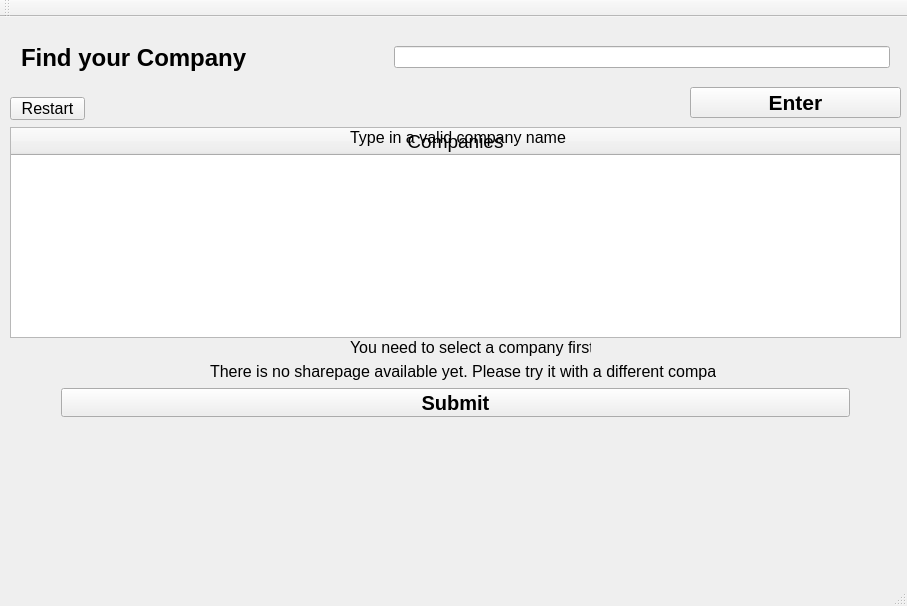
<?xml version="1.0" encoding="UTF-8"?>
<ui version="4.0">
 <class>MainWindow</class>
 <widget class="QMainWindow" name="MainWindow">
  <property name="geometry">
   <rect>
    <x>0</x>
    <y>0</y>
    <width>907</width>
    <height>606</height>
   </rect>
  </property>
  <property name="windowTitle">
   <string>MainWindow</string>
  </property>
  <widget class="QWidget" name="centralWidget">
   <widget class="QWidget" name="horizontalLayoutWidget">
    <property name="geometry">
     <rect>
      <x>10</x>
      <y>10</y>
      <width>891</width>
      <height>61</height>
     </rect>
    </property>
    <layout class="QHBoxLayout" name="horizontalLayout">
     <item>
      <widget class="QLabel" name="label">
       <property name="font">
        <font>
         <family>Arial</family>
         <pointsize>18</pointsize>
         <weight>75</weight>
         <bold>true</bold>
        </font>
       </property>
       <property name="text">
        <string>Find your Company</string>
       </property>
      </widget>
     </item>
     <item>
      <spacer name="horizontalSpacer">
       <property name="orientation">
        <enum>Qt::Horizontal</enum>
       </property>
       <property name="sizeType">
        <enum>QSizePolicy::Fixed</enum>
       </property>
       <property name="sizeHint" stdset="0">
        <size>
         <width>140</width>
         <height>20</height>
        </size>
       </property>
      </spacer>
     </item>
     <item>
      <widget class="QLineEdit" name="lineEdit"/>
     </item>
    </layout>
   </widget>
   <widget class="QPushButton" name="pushButton">
    <property name="geometry">
     <rect>
      <x>690</x>
      <y>70</y>
      <width>211</width>
      <height>31</height>
     </rect>
    </property>
    <property name="font">
     <font>
      <family>Arial</family>
      <pointsize>16</pointsize>
      <weight>75</weight>
      <bold>true</bold>
      <kerning>true</kerning>
     </font>
    </property>
    <property name="text">
     <string>Enter</string>
    </property>
   </widget>
   <widget class="QTableWidget" name="tableWidget">
    <property name="geometry">
     <rect>
      <x>10</x>
      <y>110</y>
      <width>891</width>
      <height>211</height>
     </rect>
    </property>
    <property name="font">
     <font>
      <family>Arial</family>
      <pointsize>14</pointsize>
     </font>
    </property>
    <property name="editTriggers">
     <set>QAbstractItemView::AllEditTriggers</set>
    </property>
    <attribute name="horizontalHeaderStretchLastSection">
     <bool>true</bool>
    </attribute>
    <column>
     <property name="text">
      <string>Companies</string>
     </property>
    </column>
   </widget>
   <widget class="QWidget" name="horizontalLayoutWidget_2">
    <property name="geometry">
     <rect>
      <x>10</x>
      <y>360</y>
      <width>891</width>
      <height>51</height>
     </rect>
    </property>
    <layout class="QHBoxLayout" name="horizontalLayout_2">
     <item>
      <spacer name="horizontalSpacer_2">
       <property name="orientation">
        <enum>Qt::Horizontal</enum>
       </property>
       <property name="sizeType">
        <enum>QSizePolicy::Preferred</enum>
       </property>
       <property name="sizeHint" stdset="0">
        <size>
         <width>40</width>
         <height>20</height>
        </size>
       </property>
      </spacer>
     </item>
     <item>
      <widget class="QPushButton" name="pushButton2">
       <property name="font">
        <font>
         <family>Arial</family>
         <pointsize>15</pointsize>
         <weight>75</weight>
         <bold>true</bold>
        </font>
       </property>
       <property name="focusPolicy">
        <enum>Qt::StrongFocus</enum>
       </property>
       <property name="text">
        <string>Submit</string>
       </property>
       <property name="iconSize">
        <size>
         <width>16</width>
         <height>16</height>
        </size>
       </property>
       <property name="autoDefault">
        <bool>false</bool>
       </property>
       <property name="flat">
        <bool>false</bool>
       </property>
      </widget>
     </item>
     <item>
      <spacer name="horizontalSpacer_3">
       <property name="orientation">
        <enum>Qt::Horizontal</enum>
       </property>
       <property name="sizeType">
        <enum>QSizePolicy::Preferred</enum>
       </property>
       <property name="sizeHint" stdset="0">
        <size>
         <width>40</width>
         <height>20</height>
        </size>
       </property>
      </spacer>
     </item>
    </layout>
   </widget>
   <widget class="QLabel" name="error_info">
    <property name="geometry">
     <rect>
      <x>350</x>
      <y>110</y>
      <width>231</width>
      <height>20</height>
     </rect>
    </property>
    <property name="font">
     <font>
      <family>Arial</family>
      <pointsize>12</pointsize>
     </font>
    </property>
    <property name="text">
     <string>Type in a valid company name</string>
    </property>
   </widget>
   <widget class="QLabel" name="error_info_2">
    <property name="geometry">
     <rect>
      <x>350</x>
      <y>320</y>
      <width>241</width>
      <height>20</height>
     </rect>
    </property>
    <property name="font">
     <font>
      <family>Arial</family>
      <pointsize>12</pointsize>
     </font>
    </property>
    <property name="text">
     <string>You need to select a company first</string>
    </property>
   </widget>
   <widget class="QLabel" name="error_info_3">
    <property name="geometry">
     <rect>
      <x>210</x>
      <y>330</y>
      <width>506</width>
      <height>49</height>
     </rect>
    </property>
    <property name="font">
     <font>
      <family>Arial</family>
      <pointsize>12</pointsize>
     </font>
    </property>
    <property name="text">
     <string>There is no sharepage available yet. Please try it with a different company</string>
    </property>
   </widget>
   <widget class="QPushButton" name="restart">
    <property name="geometry">
     <rect>
      <x>10</x>
      <y>80</y>
      <width>75</width>
      <height>23</height>
     </rect>
    </property>
    <property name="font">
     <font>
      <family>Arial</family>
      <pointsize>12</pointsize>
     </font>
    </property>
    <property name="acceptDrops">
     <bool>false</bool>
    </property>
    <property name="text">
     <string>Restart</string>
    </property>
   </widget>
  </widget>
  <widget class="QMenuBar" name="menuBar">
   <property name="geometry">
    <rect>
     <x>0</x>
     <y>0</y>
     <width>907</width>
     <height>21</height>
    </rect>
   </property>
  </widget>
  <widget class="QToolBar" name="mainToolBar">
   <attribute name="toolBarArea">
    <enum>TopToolBarArea</enum>
   </attribute>
   <attribute name="toolBarBreak">
    <bool>false</bool>
   </attribute>
  </widget>
  <widget class="QStatusBar" name="statusBar"/>
 </widget>
 <layoutdefault spacing="6" margin="11"/>
 <resources/>
 <connections/>
</ui>
